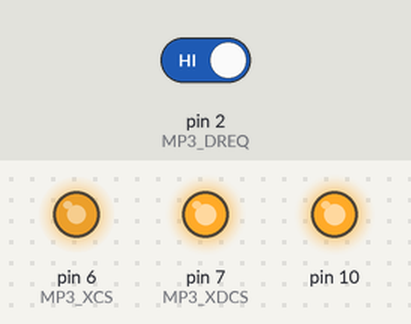
Bench run of a sketch on a simulated Arduino Uno, built with avr-gcc and run on an emulated ATmega328P. Shown: output pins drawn as LEDs (lit = HIGH). The test bench sets the inputs (shaded band); at power-on: pin 2 (MP3_DREQ) HIGH. Pins used as bus, display or sensor lines are not drawn.

Above: at 1.2 s.
1.3 s: pin 2 (MP3_DREQ) driven LOW
Timing chart, 0 to 4.3 s (numbered marks = the images above; inputs shaded):
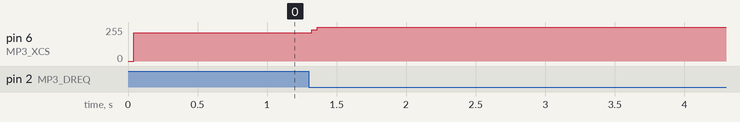

The sketch:

SINE_Lorenz.ino
```cpp
// VS1053b DSP hack - Lorenz chaotic attractor sine generator //

#include <SPI.h>

#define MP3_XCS   6
#define MP3_XDCS  7
#define MP3_DREQ  2
#define MP3_RST   8

//VS10xx SCI Registers
#define SCI_MODE        0x00
#define SCI_STATUS      0x01
#define SCI_BASS        0x02
#define SCI_CLOCKF      0x03
#define SCI_DECODE_TIME 0x04
#define SCI_AUDATA      0x05
#define SCI_WRAM        0x06
#define SCI_WRAMADDR    0x07
#define SCI_HDAT0       0x08
#define SCI_HDAT1       0x09
#define SCI_AIADDR      0x0A
#define SCI_VOL         0x0B
#define SCI_AICTRL0     0x0C
#define SCI_AICTRL1     0x0D
#define SCI_AICTRL2     0x0E
#define SCI_AICTRL3     0x0F

  float s = 10.0f;
  float r = 28.0f;
  float b = 8/3;
  float x = 1.0f;
  float y = 0.0f;
  float z = 0.0f;
  float nx, ny, nz;
  float dt = 0.005f;

void setup(){

  pinMode(MP3_RST, OUTPUT);
  pinMode(MP3_DREQ, INPUT);
  pinMode(MP3_XCS, OUTPUT);
  pinMode(MP3_XDCS, OUTPUT);

  SPI.begin();

  SPI.setClockDivider(SPI_CLOCK_DIV16); // SPI speed 1MHz (16MHz / 16 = 1MHz)
  SPI.transfer(0xFF);

  digitalWrite(MP3_RST, HIGH);
  digitalWrite(MP3_XCS, HIGH);
  digitalWrite(MP3_XDCS, HIGH);

  WriteRegister(SCI_CLOCKF, 0x6000);    // set multiplier to 3.0x
  WriteRegister(SCI_VOL, 0x5F5F);       // set volume

  SPI.setClockDivider(SPI_CLOCK_DIV4);  // set SPI speed 4MHz (16MHz / 4 = 4MHz)

  WriteRegister(SCI_AUDATA, 0xAC44);    // set sample rate 44100 Hz
  WriteRegister(SCI_AIADDR, 0x4020);    // run new sine test

}

void loop(){

  nx = s*(y-x);
  ny = (r*x)-y-(x*z);
  nz = (x*y)-(b*z);

  x = x+nx*dt;
  y = y+ny*dt;
  z = z+nz*dt;

  uint16_t outx = 2048 + (16 * 6.5 * x);
  uint16_t outy = 2048 + (16 * 6.5 * y);

  WriteRegister(SCI_AICTRL0, outx); // left channel frequency
  WriteRegister(SCI_AICTRL1, outy); // right channel frequency

}

void WriteRegister(char address, int data){

  while(!digitalRead(MP3_DREQ));
  digitalWrite(MP3_XCS, LOW);
  SPI.transfer(0x02);
  SPI.transfer(address);
  SPI.transfer((data >> 8) & 0xFF);
  SPI.transfer(data & 0xFF);
  while(!digitalRead(MP3_DREQ));
  digitalWrite(MP3_XCS, HIGH);

}
```

Measured:
- after the input at 1.3 s, pin 6 (MP3_XCS): 212/255 → 255/255 at once
